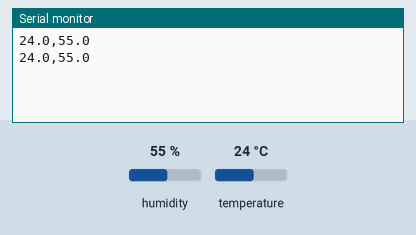
Simulated run of this sketch. Board: Arduino Uno, built with avr-gcc and run on an emulated ATmega328P. Parts: the last lines printed to the serial monitor. The inputs (shaded band) are chosen by the test bench; at power-on: humidity 55 %, temperature 24 °C.

Above: at 5.8 s.
5.9 s: humidity set to 22 %
At 10.5 s:
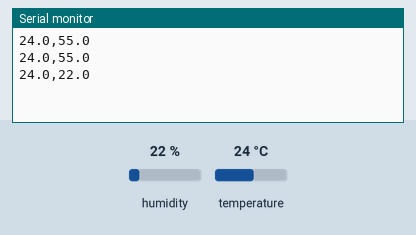
11.9 s: temperature set to 12 °C
At 15.7 s:
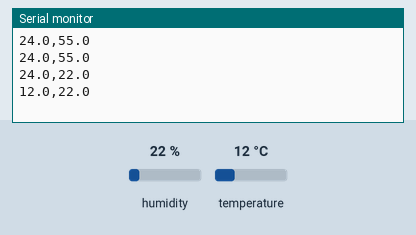
17.9 s: humidity set to 40 %
At 20.9 s:
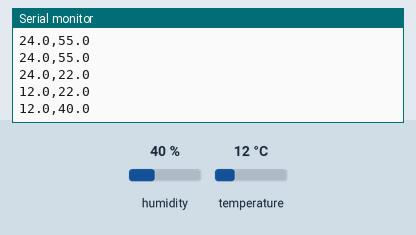
Timing chart, 0 to 22.4 s (numbered marks = the images above; inputs shaded):
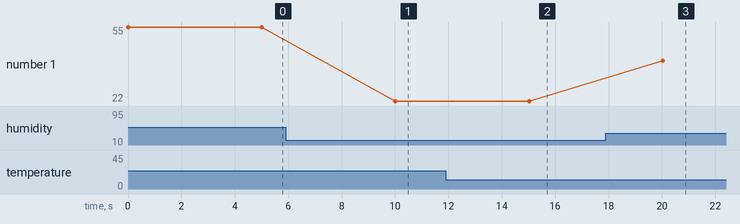

Measured:
- after the input at 5.9 s, the serial monitor: prints a new line after 4.1 s (image 1)
- after the input at 11.9 s, the serial monitor: prints a new line after 3.1 s (image 2)
- after the input at 17.9 s, the serial monitor: prints a new line after 2.1 s (image 3)
- plotted number 1: 55 → 22 after the input at 5.9 s, 22 → 40 after the input at 17.9 s

The sketch:

dht.ino
```cpp
#include <dht.h>
#define DHT22_PIN 7

dht DHT;

void setup() {
  Serial.begin(9600);
}

void loop() {
  float chk = DHT.read22(DHT22_PIN);
  Serial.print(DHT.temperature, 1);
  Serial.print(",");
  Serial.println(DHT.humidity, 1);
  delay(5000);
}
```
